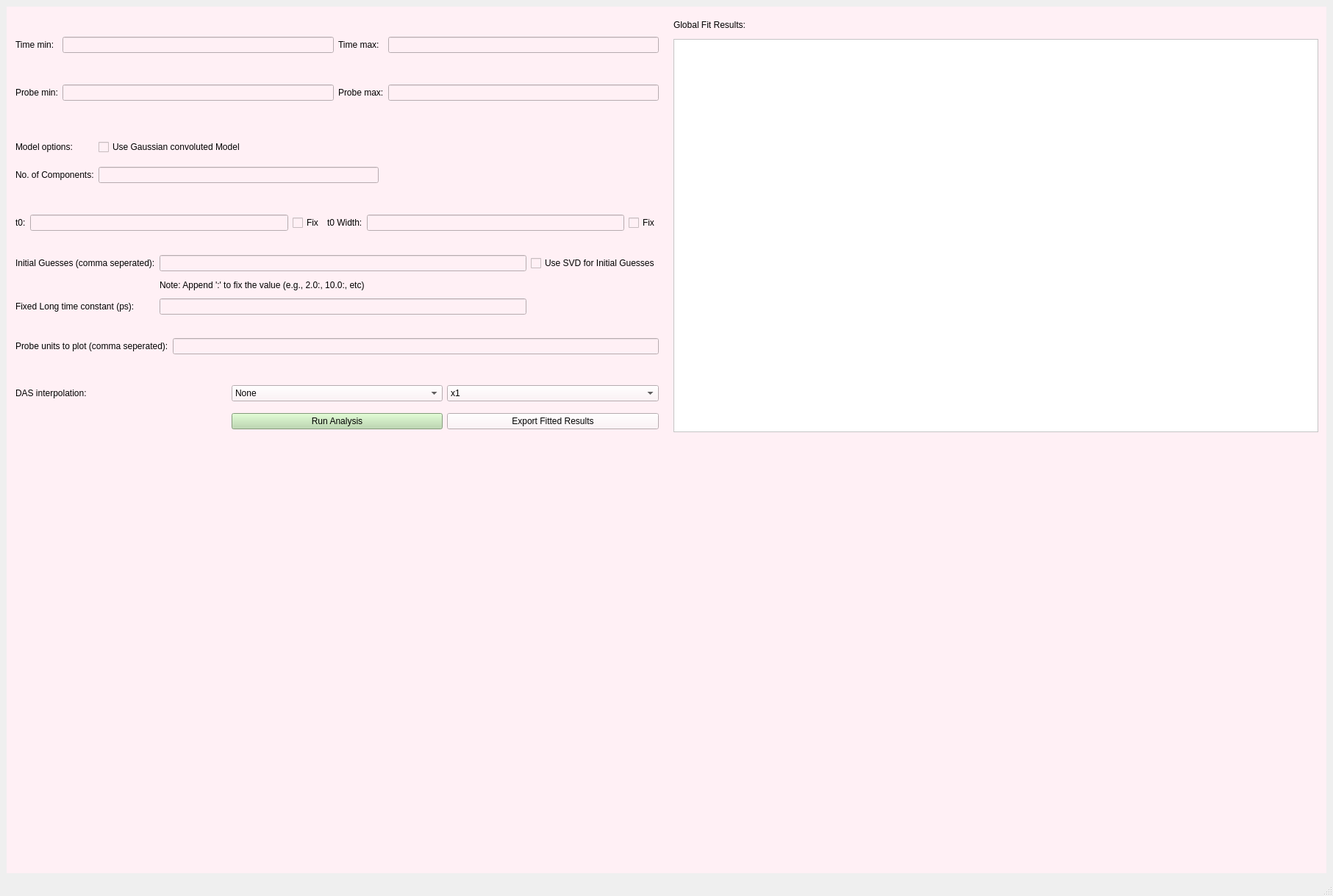
<?xml version="1.0" encoding="UTF-8"?>
<ui version="4.0">
 <class>MainWindow</class>
 <widget class="QMainWindow" name="MainWindow">
  <property name="geometry">
   <rect>
    <x>0</x>
    <y>0</y>
    <width>1813</width>
    <height>1219</height>
   </rect>
  </property>
  <property name="windowTitle">
   <string>MainWindow</string>
  </property>
  <widget class="QWidget" name="centralwidget_GF">
   <layout class="QHBoxLayout" name="horizontalLayout">
    <item>
     <widget class="QWidget" name="widget_GF_2" native="true">
      <property name="styleSheet">
       <string notr="true">background-color: #FFF0F5;</string>
      </property>
      <layout class="QVBoxLayout" name="verticalLayout" stretch="1,1">
       <property name="spacing">
        <number>1</number>
       </property>
       <property name="leftMargin">
        <number>1</number>
       </property>
       <property name="topMargin">
        <number>1</number>
       </property>
       <property name="rightMargin">
        <number>1</number>
       </property>
       <property name="bottomMargin">
        <number>1</number>
       </property>
       <item>
        <widget class="QWidget" name="widget_2_GF_2" native="true">
         <layout class="QHBoxLayout" name="horizontalLayout_2" stretch="1,1">
          <property name="spacing">
           <number>1</number>
          </property>
          <property name="leftMargin">
           <number>1</number>
          </property>
          <property name="topMargin">
           <number>1</number>
          </property>
          <property name="rightMargin">
           <number>1</number>
          </property>
          <property name="bottomMargin">
           <number>1</number>
          </property>
          <item>
           <widget class="QWidget" name="widget_4_GF" native="true">
            <layout class="QVBoxLayout" name="verticalLayout_2" stretch="2,1,1,1,1,1">
             <property name="spacing">
              <number>1</number>
             </property>
             <property name="leftMargin">
              <number>1</number>
             </property>
             <property name="topMargin">
              <number>1</number>
             </property>
             <property name="rightMargin">
              <number>1</number>
             </property>
             <property name="bottomMargin">
              <number>1</number>
             </property>
             <item>
              <widget class="QWidget" name="widget_6_GF" native="true">
               <layout class="QGridLayout" name="gridLayout">
                <property name="topMargin">
                 <number>1</number>
                </property>
                <property name="bottomMargin">
                 <number>1</number>
                </property>
                <item row="0" column="3">
                 <widget class="QLineEdit" name="lineEdit_2_GF"/>
                </item>
                <item row="0" column="0">
                 <widget class="QLabel" name="label_2_GF">
                  <property name="text">
                   <string>Time min:</string>
                  </property>
                 </widget>
                </item>
                <item row="0" column="1">
                 <widget class="QLineEdit" name="lineEdit_GF"/>
                </item>
                <item row="0" column="2">
                 <widget class="QLabel" name="label_3_GF">
                  <property name="text">
                   <string>Time max:</string>
                  </property>
                 </widget>
                </item>
                <item row="1" column="0">
                 <widget class="QLabel" name="label_4_GF">
                  <property name="text">
                   <string>Probe min:</string>
                  </property>
                 </widget>
                </item>
                <item row="1" column="1">
                 <widget class="QLineEdit" name="lineEdit_3_GF"/>
                </item>
                <item row="1" column="3">
                 <widget class="QLineEdit" name="lineEdit_4_GF"/>
                </item>
                <item row="1" column="2">
                 <widget class="QLabel" name="label_5_GF">
                  <property name="text">
                   <string>Probe max:</string>
                  </property>
                 </widget>
                </item>
               </layout>
              </widget>
             </item>
             <item>
              <widget class="QWidget" name="widget_7_GF" native="true">
               <layout class="QGridLayout" name="gridLayout_2" columnstretch="0,0,0,0,0">
                <property name="topMargin">
                 <number>1</number>
                </property>
                <property name="bottomMargin">
                 <number>1</number>
                </property>
                <item row="1" column="3">
                 <widget class="QLineEdit" name="lineEdit_5_GF"/>
                </item>
                <item row="1" column="1">
                 <widget class="QLabel" name="label_7_GF">
                  <property name="text">
                   <string>No. of Components:</string>
                  </property>
                 </widget>
                </item>
                <item row="0" column="1">
                 <widget class="QLabel" name="label_6_GF">
                  <property name="text">
                   <string>Model options:</string>
                  </property>
                 </widget>
                </item>
                <item row="0" column="3">
                 <widget class="QCheckBox" name="checkBox_GF">
                  <property name="text">
                   <string>Use Gaussian convoluted Model</string>
                  </property>
                 </widget>
                </item>
                <item row="0" column="4">
                 <spacer name="horizontalSpacer">
                  <property name="orientation">
                   <enum>Qt::Horizontal</enum>
                  </property>
                  <property name="sizeHint" stdset="0">
                   <size>
                    <width>80</width>
                    <height>20</height>
                   </size>
                  </property>
                 </spacer>
                </item>
               </layout>
              </widget>
             </item>
             <item>
              <widget class="QWidget" name="widget_8_GF" native="true">
               <layout class="QGridLayout" name="gridLayout_3">
                <property name="topMargin">
                 <number>1</number>
                </property>
                <property name="bottomMargin">
                 <number>1</number>
                </property>
                <item row="0" column="4">
                 <widget class="QLineEdit" name="lineEdit_7_GF"/>
                </item>
                <item row="0" column="3">
                 <widget class="QLabel" name="label_9_GF">
                  <property name="text">
                   <string>t0 Width:</string>
                  </property>
                 </widget>
                </item>
                <item row="0" column="2">
                 <widget class="QCheckBox" name="checkBox_2_GF">
                  <property name="text">
                   <string>Fix</string>
                  </property>
                 </widget>
                </item>
                <item row="0" column="1">
                 <widget class="QLineEdit" name="lineEdit_6_GF"/>
                </item>
                <item row="0" column="0">
                 <widget class="QLabel" name="label_8_GF">
                  <property name="text">
                   <string>t0:</string>
                  </property>
                 </widget>
                </item>
                <item row="0" column="5">
                 <widget class="QCheckBox" name="checkBox_3_GF">
                  <property name="text">
                   <string>Fix</string>
                  </property>
                 </widget>
                </item>
               </layout>
              </widget>
             </item>
             <item>
              <widget class="QWidget" name="widget_9_GF" native="true">
               <layout class="QGridLayout" name="gridLayout_4">
                <property name="topMargin">
                 <number>1</number>
                </property>
                <property name="bottomMargin">
                 <number>1</number>
                </property>
                <item row="0" column="0">
                 <widget class="QLabel" name="label_10_GF">
                  <property name="text">
                   <string>Initial Guesses (comma seperated):</string>
                  </property>
                 </widget>
                </item>
                <item row="0" column="1">
                 <widget class="QLineEdit" name="lineEdit_8_GF"/>
                </item>
                <item row="2" column="0">
                 <widget class="QLabel" name="label_12_GF">
                  <property name="text">
                   <string>Fixed Long time constant (ps):</string>
                  </property>
                 </widget>
                </item>
                <item row="2" column="1">
                 <widget class="QLineEdit" name="lineEdit_9_GF"/>
                </item>
                <item row="0" column="2">
                 <widget class="QCheckBox" name="checkBox_4_GF">
                  <property name="text">
                   <string>Use SVD for Initial Guesses</string>
                  </property>
                 </widget>
                </item>
                <item row="1" column="1">
                 <widget class="QLabel" name="label_11_GF">
                  <property name="text">
                   <string>Note: Append ':' to fix the value (e.g., 2.0:, 10.0:, etc)</string>
                  </property>
                 </widget>
                </item>
               </layout>
              </widget>
             </item>
             <item>
              <widget class="QWidget" name="widget_10_GF" native="true">
               <layout class="QGridLayout" name="gridLayout_5">
                <property name="leftMargin">
                 <number>9</number>
                </property>
                <property name="topMargin">
                 <number>1</number>
                </property>
                <property name="rightMargin">
                 <number>9</number>
                </property>
                <property name="bottomMargin">
                 <number>1</number>
                </property>
                <item row="0" column="0">
                 <widget class="QLabel" name="label_13_GF">
                  <property name="text">
                   <string>Probe units to plot (comma seperated):</string>
                  </property>
                 </widget>
                </item>
                <item row="0" column="1">
                 <widget class="QLineEdit" name="lineEdit_10_GF"/>
                </item>
               </layout>
              </widget>
             </item>
             <item>
              <widget class="QWidget" name="widget_11_GF" native="true">
               <layout class="QGridLayout" name="gridLayout_6">
                <property name="topMargin">
                 <number>1</number>
                </property>
                <property name="bottomMargin">
                 <number>1</number>
                </property>
                <item row="0" column="0">
                 <widget class="QLabel" name="label_14_GF">
                  <property name="text">
                   <string>DAS interpolation:</string>
                  </property>
                 </widget>
                </item>
                <item row="0" column="1">
                 <widget class="QComboBox" name="comboBox_GF">
                  <item>
                   <property name="text">
                    <string>None</string>
                   </property>
                  </item>
                  <item>
                   <property name="text">
                    <string>Linear</string>
                   </property>
                  </item>
                  <item>
                   <property name="text">
                    <string>Cubic</string>
                   </property>
                  </item>
                  <item>
                   <property name="text">
                    <string>Nearest</string>
                   </property>
                  </item>
                 </widget>
                </item>
                <item row="0" column="2">
                 <widget class="QComboBox" name="comboBox_2_GF">
                  <item>
                   <property name="text">
                    <string>x1</string>
                   </property>
                  </item>
                  <item>
                   <property name="text">
                    <string>x2</string>
                   </property>
                  </item>
                  <item>
                   <property name="text">
                    <string>x3</string>
                   </property>
                  </item>
                  <item>
                   <property name="text">
                    <string>x5</string>
                   </property>
                  </item>
                 </widget>
                </item>
                <item row="1" column="1">
                 <widget class="QPushButton" name="pushButton_GF">
                  <property name="styleSheet">
                   <string notr="true">background-color: #b6d7a8  ;</string>
                  </property>
                  <property name="text">
                   <string>Run Analysis</string>
                  </property>
                 </widget>
                </item>
                <item row="1" column="2">
                 <widget class="QPushButton" name="pushButton_2_GF">
                  <property name="text">
                   <string>Export Fitted Results</string>
                  </property>
                 </widget>
                </item>
               </layout>
              </widget>
             </item>
            </layout>
           </widget>
          </item>
          <item>
           <widget class="QWidget" name="results_edit_GF" native="true">
            <layout class="QVBoxLayout" name="verticalLayout_3" stretch="1,20">
             <item>
              <widget class="QLabel" name="label">
               <property name="text">
                <string>Global Fit Results:</string>
               </property>
              </widget>
             </item>
             <item>
              <widget class="QTextEdit" name="results_edit_GF_2">
               <property name="styleSheet">
                <string notr="true">background-color: #ffffff;</string>
               </property>
              </widget>
             </item>
            </layout>
           </widget>
          </item>
         </layout>
        </widget>
       </item>
       <item>
        <widget class="QWidget" name="widget_3" native="true">
         <layout class="QHBoxLayout" name="horizontalLayout_3" stretch="1,1,1">
          <item>
           <widget class="QWidget" name="widget_GF" native="true"/>
          </item>
          <item>
           <widget class="QWidget" name="widget_2_GF" native="true"/>
          </item>
          <item>
           <widget class="QWidget" name="widget_3_GF" native="true"/>
          </item>
         </layout>
        </widget>
       </item>
      </layout>
     </widget>
    </item>
   </layout>
  </widget>
  <widget class="QMenuBar" name="menubar">
   <property name="geometry">
    <rect>
     <x>0</x>
     <y>0</y>
     <width>1813</width>
     <height>38</height>
    </rect>
   </property>
  </widget>
  <widget class="QStatusBar" name="statusbar"/>
 </widget>
 <resources/>
 <connections/>
</ui>
